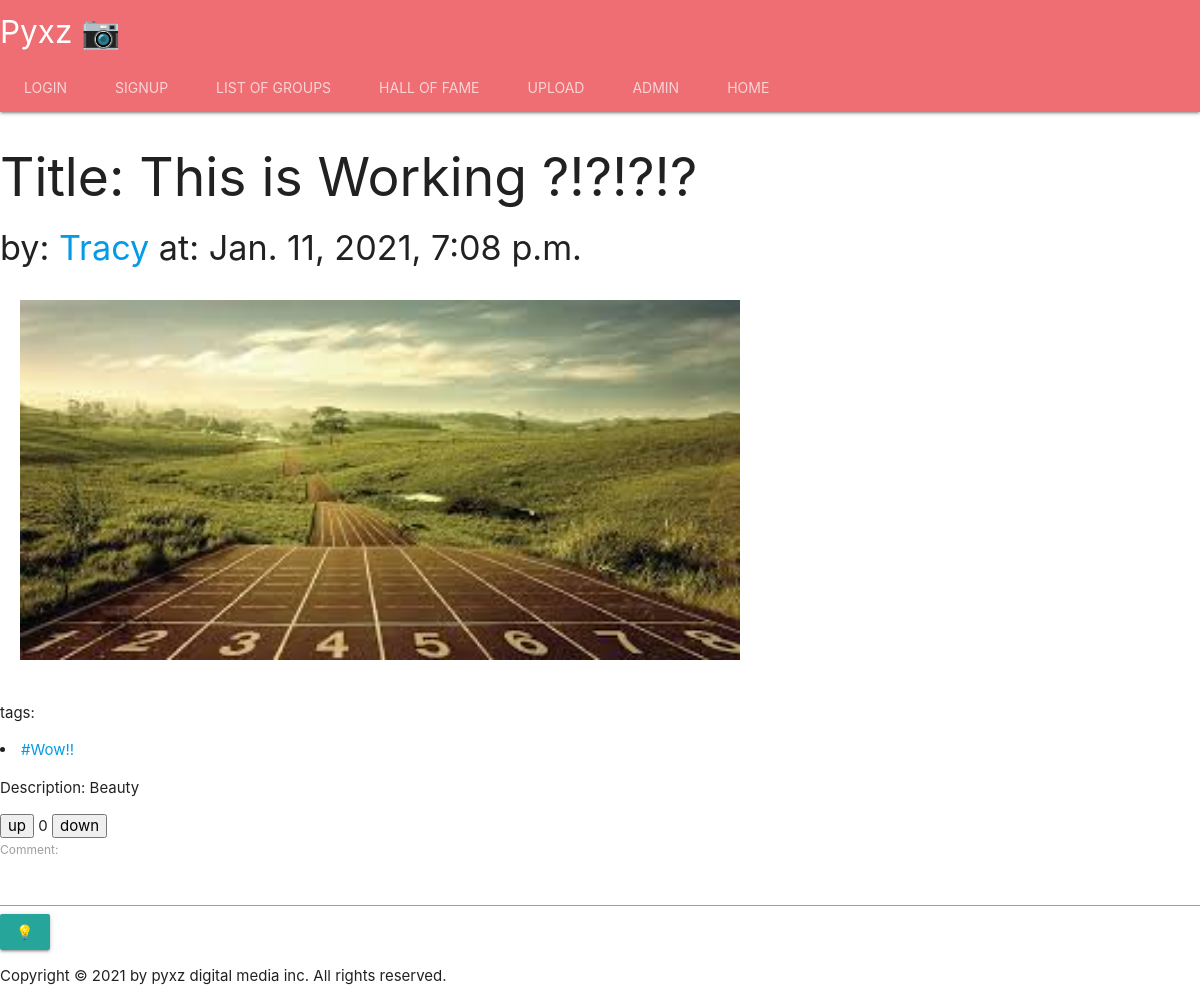
The app's page /img/1 with its own data.
### photo_app/models.py (models this page shows, shortened)
class Image(models.Model):
    myuser = models.ForeignKey(MyUser, on_delete=models.CASCADE)
    title = models.CharField(max_length=144)
    description = models.TextField(max_length=500)
    photo = models.ImageField(upload_to='static/i')
    likes = models.ManyToManyField(MyUser, related_name='likes', blank=True)
    post_time = models.DateTimeField(default=timezone.now)
    is_story = models.BooleanField()
    slug = models.SlugField(default=True, unique=True, max_length=100)
    tags = TaggableManager()
    def score(self):
        return len(self.likes.all())

### user_app/models.py (models this page shows, shortened)
class MyUser(AbstractUser):
    following = models.ManyToManyField(
        'self', related_name='follow', blank=True)
    websiteURL = models.URLField(null=False, blank=True)

### photo_app/views.py (the view, shortened to what this page needs)
# urls.py: path('img/<int:img_id>', Image_view.as_view()),
class Image_view(View):
    def get(self, request, img_id):
        form = CommentForm()
        i = Image.objects.get(id=img_id)
        t = i.tags.all()
        comments = Comment.objects.filter(photo_linked_id=img_id)
        return render(request, "image_detail.html", {"i": i, "t": t, 'comments':comments, 'form': form})

### comment_app/forms.py
class CommentForm(forms.Form):
    comment = forms.CharField()

### templates/image_detail.html (shortened to what this page needs)
{%extends 'base.html'%}
{% load static %}
{% block content %}
<h2>Title: {{i.title}}</h3>
<h4> by: <a href="kldsafal/">{{i.myuser.username}}</a> at: {{i.post_time}}</h4>
<img class='x2' style='height:auto; width:60vw' src="{% static i.photo.url %}" alt="My image">
<p>tags:<p>
{%for tag in t%}
<li ><a  href='/tag/{{tag.id}}'>#{{tag}}</a></li>
{%endfor%}
<p>Description: {{i.description}}</p>
<div class="score">
  <a href="/likeup/{{i.id}}/"><button>up</button></a>
  {{i.score}}
        <a href="/likedown/{{i.id}}/"><button>down</button></a>
      </div>
        <form method="POST" action="">
          {% csrf_token %} {{ form.as_table }}
          <button type="submit" value="Post" class="btn btn-dark">💡</button>
        </form>
{% endblock %}

### templates/base.html (style rules this page uses)
.x2 { margin: 20px; height: 100px; width: 150px; }

### records on screen
Image: title "This is Working ?!?!?!?", myuser.username "Tracy", post_time "Jan. 11, 2021, 7:08 p.m.", photo (picture), description "Beauty", score "0"
Tag: name "Wow!!"
